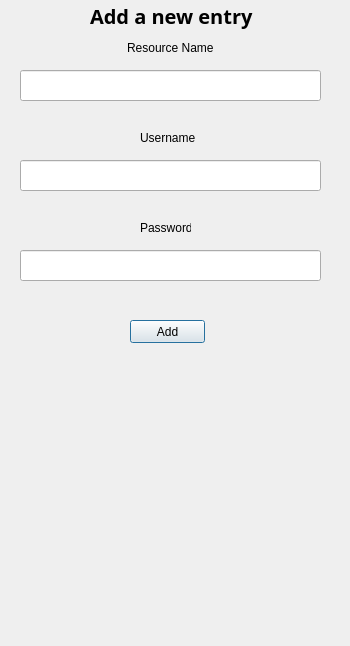
<?xml version="1.0" encoding="UTF-8"?>
<ui version="4.0">
 <class>Dialog</class>
 <widget class="QDialog" name="Dialog">
  <property name="geometry">
   <rect>
    <x>0</x>
    <y>0</y>
    <width>350</width>
    <height>646</height>
   </rect>
  </property>
  <property name="windowTitle">
   <string>Dialog</string>
  </property>
  <widget class="QLabel" name="label_top_window">
   <property name="geometry">
    <rect>
     <x>90</x>
     <y>0</y>
     <width>181</width>
     <height>31</height>
    </rect>
   </property>
   <property name="font">
    <font>
     <family>Gotham Pro</family>
     <pointsize>15</pointsize>
     <bold>true</bold>
    </font>
   </property>
   <property name="text">
    <string>Add a new entry</string>
   </property>
  </widget>
  <widget class="QLineEdit" name="resource_password">
   <property name="geometry">
    <rect>
     <x>20</x>
     <y>250</y>
     <width>301</width>
     <height>31</height>
    </rect>
   </property>
  </widget>
  <widget class="QLabel" name="label_2">
   <property name="geometry">
    <rect>
     <x>127</x>
     <y>40</y>
     <width>91</width>
     <height>16</height>
    </rect>
   </property>
   <property name="text">
    <string>Resource Name</string>
   </property>
  </widget>
  <widget class="QLabel" name="label_3">
   <property name="geometry">
    <rect>
     <x>140</x>
     <y>220</y>
     <width>51</width>
     <height>16</height>
    </rect>
   </property>
   <property name="text">
    <string>Password</string>
   </property>
  </widget>
  <widget class="QPushButton" name="saveButton">
   <property name="geometry">
    <rect>
     <x>130</x>
     <y>320</y>
     <width>75</width>
     <height>23</height>
    </rect>
   </property>
   <property name="text">
    <string>Add</string>
   </property>
  </widget>
  <widget class="QLineEdit" name="resource_name">
   <property name="geometry">
    <rect>
     <x>20</x>
     <y>70</y>
     <width>301</width>
     <height>31</height>
    </rect>
   </property>
  </widget>
  <widget class="QLineEdit" name="username">
   <property name="geometry">
    <rect>
     <x>20</x>
     <y>160</y>
     <width>301</width>
     <height>31</height>
    </rect>
   </property>
  </widget>
  <widget class="QLabel" name="label_4">
   <property name="geometry">
    <rect>
     <x>140</x>
     <y>130</y>
     <width>61</width>
     <height>16</height>
    </rect>
   </property>
   <property name="text">
    <string>Username</string>
   </property>
  </widget>
 </widget>
 <resources/>
 <connections/>
</ui>
